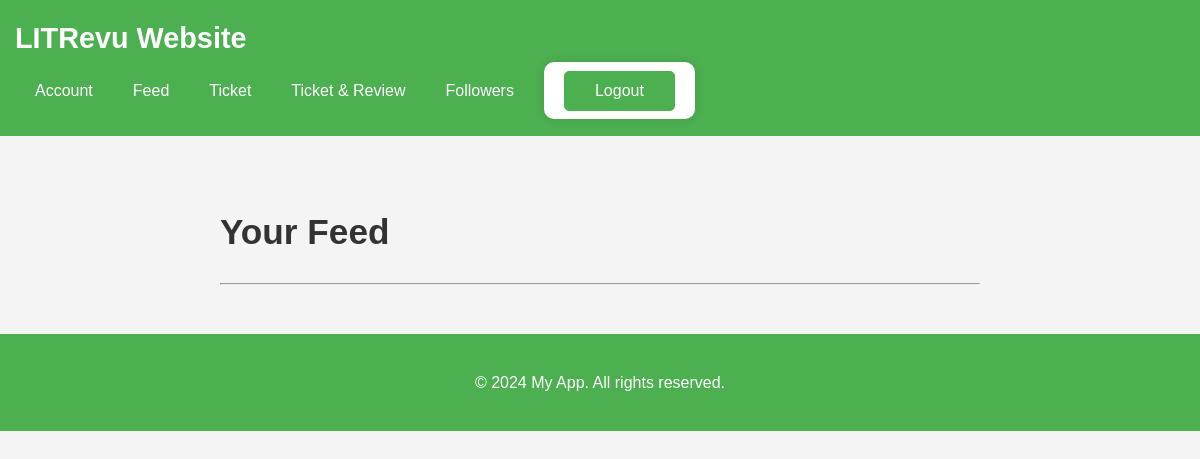
/feed/ (signed in), run on an earlier commit of the app's database.
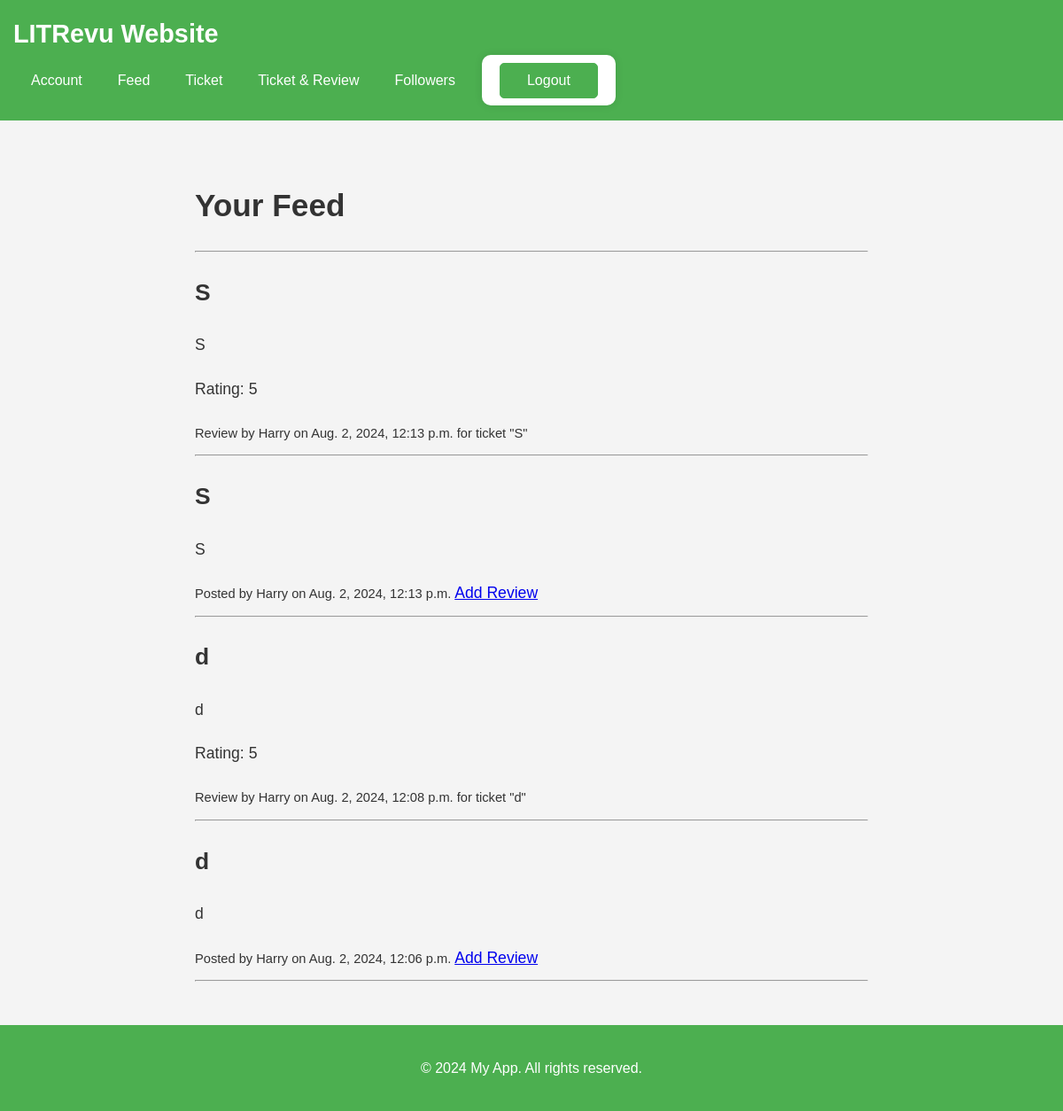
And on a later commit of the database.
### myapp/models.py (models this page shows, shortened)
class Review(models.Model):
    ticket = models.ForeignKey(to=Ticket, on_delete=models.CASCADE)
    rating = models.PositiveSmallIntegerField(
        validators=[MinValueValidator(0), MaxValueValidator(5)]
    )
    headline = models.CharField(max_length=128)
    body = models.TextField(max_length=8192, blank=True)
    user = models.ForeignKey(to=settings.AUTH_USER_MODEL, on_delete=models.CASCADE)
    time_created = models.DateTimeField(auto_now_add=True)

class Ticket(models.Model):
    title = models.CharField(max_length=128)
    description = models.TextField(max_length=2048, blank=True)
    user = models.ForeignKey(to=settings.AUTH_USER_MODEL, on_delete=models.CASCADE)
    image = models.ImageField(upload_to="tickets/", null=True, blank=True)
    time_created = models.DateTimeField(auto_now_add=True)

### myapp/views.py (the view)
# urls.py: path("feed/", views.feed, name="feed"),
@login_required
def feed(request):
    following_users = [follow.followed_user for follow in request.user.following.all()]
    blocked_users = [
        block.blocked for block in UserBlock.objects.filter(blocker=request.user)
    ]
    tickets = (
        Ticket.objects.filter(user__in=following_users)
        .exclude(user__in=blocked_users)
        .annotate(content_type=Value("TICKET", CharField()))
    )
    reviews = (
        Review.objects.filter(user__in=following_users)
        .exclude(user__in=blocked_users)
        .annotate(content_type=Value("REVIEW", CharField()))
    )
    combined = sorted(
        list(tickets) + list(reviews), key=lambda x: x.time_created, reverse=True
    )
    return render(
        request,
        "feed.html",
        context={"posts": combined, "media_url": settings.MEDIA_URL},
    )

### myapp/context_processors.py (called while the page is built)
def media_url(request):
    return {"media_url": settings.MEDIA_URL}

### myapp/templates/feed.html (shortened to what this page needs)
{% extends 'base.html' %}
{% block content %}
<h1>Your Feed</h1>
<hr>
{% for item in posts %}
    {% if item.content_type == 'TICKET' %}
        <div>
            <h2>{{ item.title }}</h2>
            <p>{{ item.description }}</p>
            <small>Posted by {{ item.user.username }} on {{ item.time_created }}</small>
            <a href="{% url 'myapp:create_review' item.id %}">Add Review</a>
        </div>
    {% elif item.content_type == 'REVIEW' %}
        <div>
            <h2>{{ item.headline }}</h2>
            <p>{{ item.body }}</p>
            <p>Rating: {{ item.rating }}</p>
            <small>Review by {{ item.user.username }} on {{ item.time_created }} for ticket "{{ item.ticket.title }}"</small>
        </div>
    {% endif %}
    <hr>
{% endfor %}
{% endblock %}

What changed in the data, as far as the page shows it:
added Review: headline "S", body "S", rating "5", user.username "Harry", time_created "Aug. 2, 2024, 12:13 p.m.", ticket "S"
added Ticket: title "S", description "S", user.username "Harry", time_created "Aug. 2, 2024, 12:13 p.m."
added Review: headline "d", body "d", rating "5", user.username "Harry", time_created "Aug. 2, 2024, 12:08 p.m.", ticket "d"
added Ticket: title "d", description "d", user.username "Harry", time_created "Aug. 2, 2024, 12:06 p.m."
